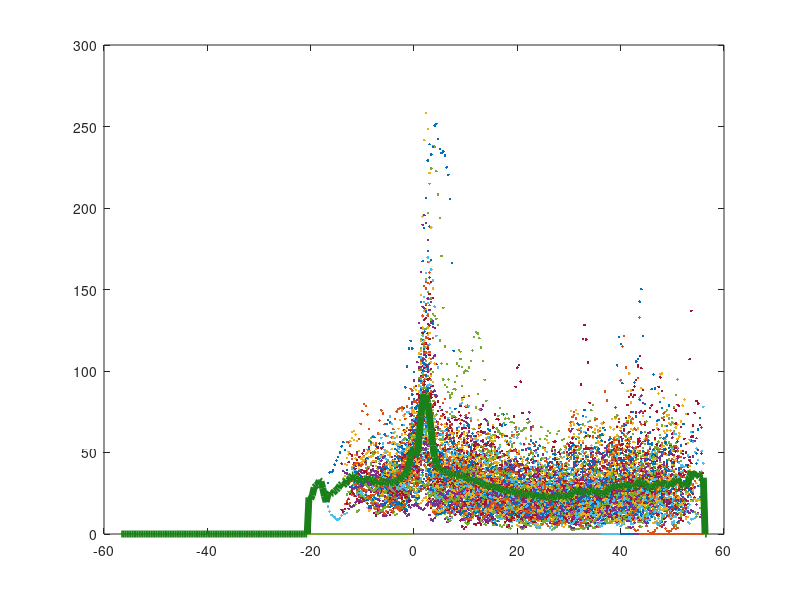

MATLAB code for this plot: (Note: this script raises an error after producing the figure.)
clear all; close all; clc

A = load('MdmxsiRNA_data.mat');
Before = zeros(170,96);
During = zeros(170,96);
After = zeros(170,96);
cg = 0;
Cel = zeros(170*2+1,96);
CM = zeros(170*2+1,1);
x = linspace(-170/3,170/3,341);

for i = 1:101
    i;
    F1m = A.data(1,i).mitosis{1};
    F1 = A.data(:,i).YFP;
    if (F1(end)>0)
        M = min(F1m);
        if (M == 0)
            M = 1;
        end
        
        cg = cg+1;
        g = find(F1(F1m(1)+1:F1m(1)+15) == max(F1(F1m(1)+1:F1m(1)+15)))+F1m(1)+1;
        si = 171-M; sf = 170*2-M;
        L = find(F1 < mean(F1)); LL = L(min(find(L > g)))-1;
        Cel(si:sf,cg) = F1';
        plot(x,Cel(:,cg),'.'); hold on;
    end
    
end

for j = 1:170*2+1
    L = find(Cel(j,:) > 0);
    if (length(L) > 0)
        CM(j) = mean(Cel(j,L));
    end
end
plot(x,CM,'color',[0.1 0.5 0.1],'LineWidth',5); goodplot
goodplot
